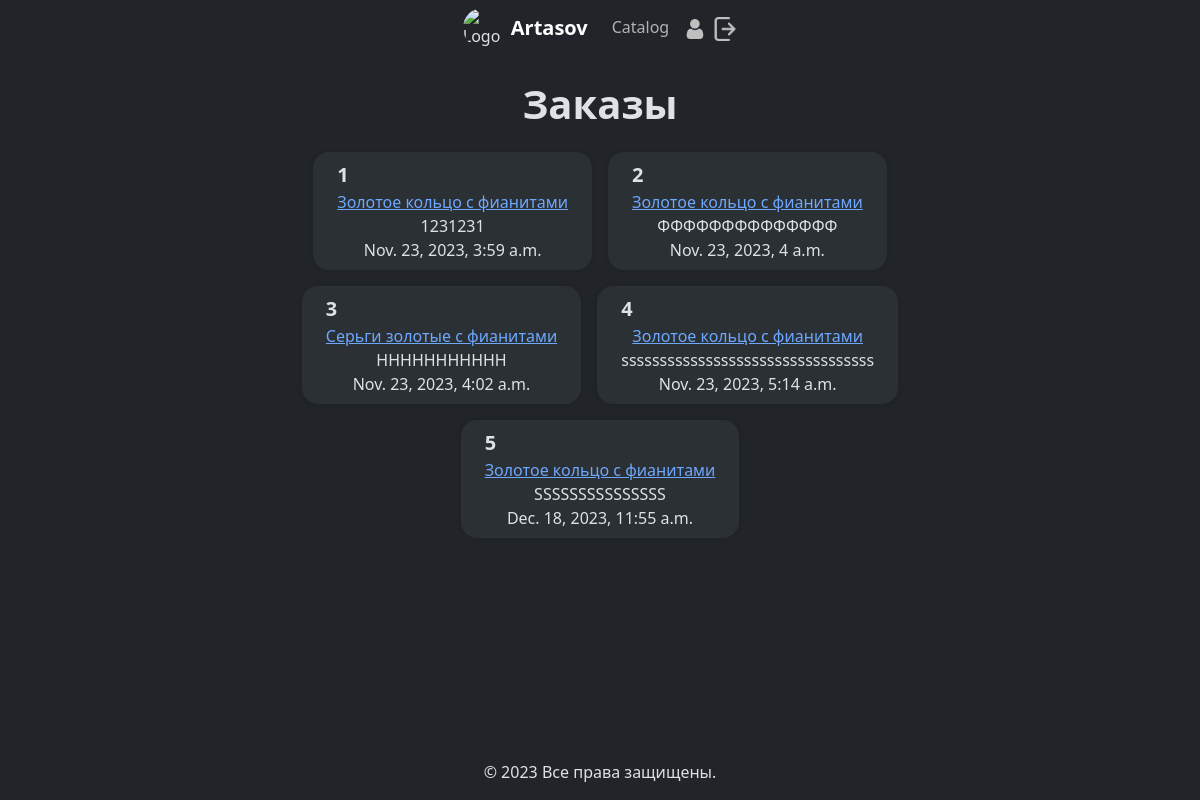
/shop/orders/ (signed in), run on the app's committed database.
### shop/models.py (models this page shows)
class Order(models.Model):
    product = models.ForeignKey(Product, on_delete=models.SET_NULL, null=True)
    delivery_address = models.CharField(max_length=255)
    created_at = models.DateTimeField(auto_now_add=True)

class Product(models.Model):
    name = models.CharField(max_length=100)
    image = models.ImageField(upload_to='images/Product/')
    desc = models.TextField(blank=True)
    price = models.FloatField()
    discount = models.PositiveIntegerField(default=0)
    rating = models.PositiveIntegerField()
    stock = models.PositiveIntegerField()
    is_available = models.BooleanField(default=True)

### shop/views.py (the view)
# urls.py: path('orders/', orders, name='orders'),
def orders(request):
    orders_ = Order.objects.all()
    return render(request, 'shop/orders.html', {'orders': orders_})

### shop/templates/shop/orders.html (shortened to what this page needs)
{% extends 'Core/base.html' %}
{% load static %}
{% block content %}
    <h1 class="text-body text-center fw-bold mb-4">Заказы</h1>
    <div class="d-flex gap-3 flex-wrap justify-content-center mx-auto"
         style="max-width: 800px;">
        {% for order in orders %}
            <div class="d-flex flex-column text-center border-0 rounded-4 text-nowrap px-4 py-2 bg-body-tertiary"
                 style="width: min-content; box-shadow: 0 0 5px #00000022;">
                <span class="align-self-start fw-bold fs-5">{{ order.id }}</span>
                <a href="{% url 'product_detail' product_id=order.product.id %}">
                    {{ order.product.name }}
                </a>
                <span>{{ order.delivery_address|truncatewords:6 }}</span>
                <span>{{ order.created_at }}</span>
            </div>
        {% endfor %}
    </div>
{% endblock %}

### data on the page
Order: id "1", product.name "Золотое кольцо с фианитами", delivery_address "1231231", created_at "Nov. 23, 2023, 3:59 a.m."
Order: id "2", product.name "Золотое кольцо с фианитами", delivery_address "ФФФФФФФФФФФФФФ", created_at "Nov. 23, 2023, 4 a.m."
Order: id "3", product.name "Серьги золотые с фианитами", delivery_address "ННННННННННН", created_at "Nov. 23, 2023, 4:02 a.m."
Order: id "4", product.name "Золотое кольцо с фианитами", delivery_address "sssssssssssssssssssssssssssssssss", created_at "Nov. 23, 2023, 5:14 a.m."
Order: id "5", product.name "Золотое кольцо с фианитами", delivery_address "SSSSSSSSSSSSSSS", created_at "Dec. 18, 2023, 11:55 a.m."
